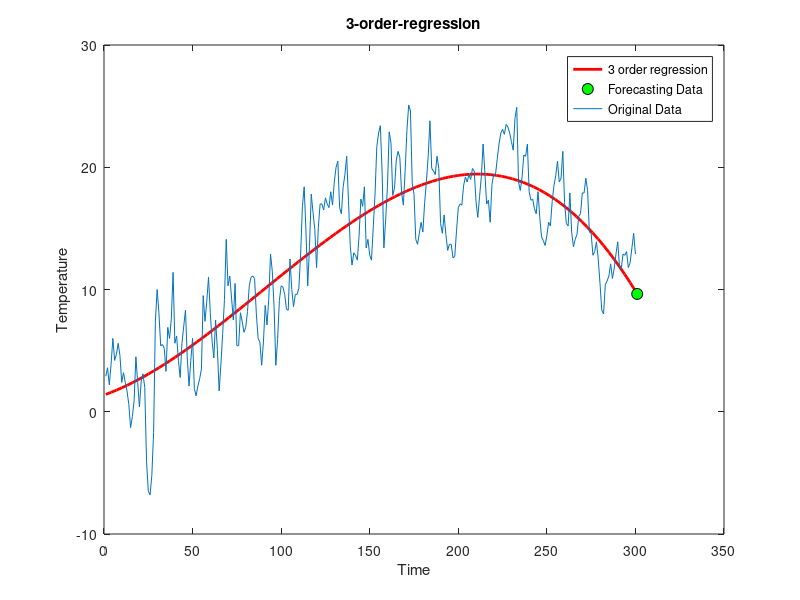

Here is the MATLAB script that generated this plot:
data = csvread('weather_in_basel.csv');
n = 300;
X = data(1:n, 1);
Y = data(1:n, 3);


% Define the order of the polynomial for curve fitting
order = 3;

% Fit a polynomial regression model
coefficients = polyfit(X, Y, order);

% Define the x-values for extrapolation
x = n+1;
yreal = data(x, 3);

% Evaluate the polynomial at the extrapolation point
y = polyval(coefficients, x);

% Output the extrapolated value
fprintf("The prediction result: %.4f\n", y);
fprintf("The real data: %.4f\n", yreal);

% Plot the fitted polynomial curve
x_fit = linspace(min(X), max(X), 100);  % Generate x-values for the curve
y_fit = polyval(coefficients, x_fit);   % Evaluate the polynomial at the x-values
plot(x_fit, y_fit, 'r-', 'LineWidth', 2);

hold on;

% Plot the extrapolation point
plot(x, y, 'ko', 'MarkerFaceColor', 'g', 'MarkerSize', 8);

plot(X, Y, '-')
xlabel('Time')
ylabel('Temperature')
title('3-order-regression')

legend('3 order regression','Forecasting Data', 'Original Data');